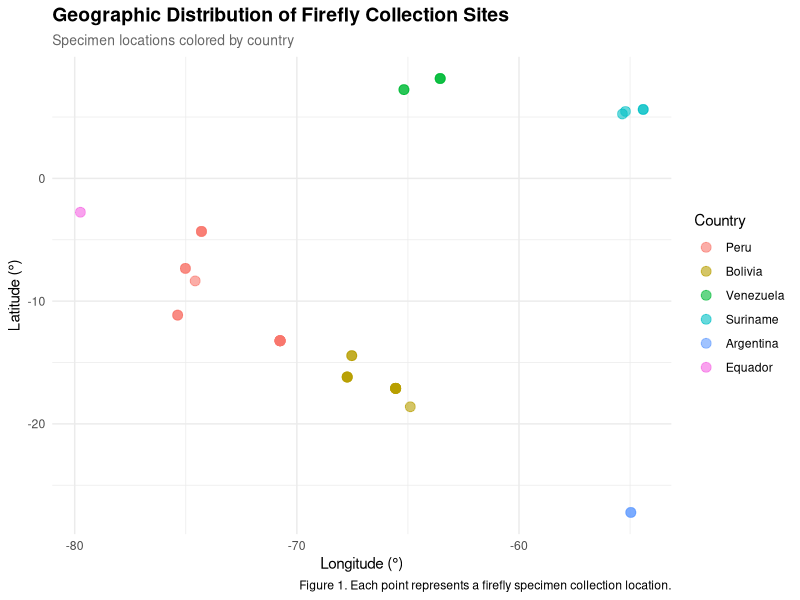
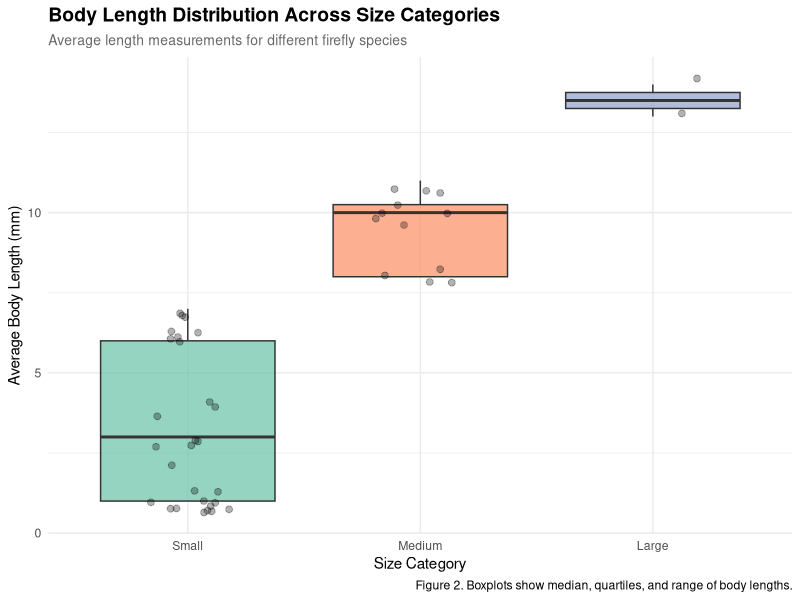

Source code (R) for these figures, in order:
## ---- chunk 1
knitr::opts_chunk$set(echo = FALSE, warning = FALSE, message = FALSE)
## ---- chunk 2
library(readxl)
library(tidyverse)
library(here)
library(dplyr)
library(ggplot2)
library(lubridate)
library(kableExtra)
## ---- chunk 3
#Read in the datasets
firefly <- read_xlsx(here("Firefly.xlsx"))
measurements <- read_xlsx(here("Measurments.xlsx"))
## ---- chunk 4
#Data cleaning and QA/QC
#Custom function to clean species names in case I messed it up when typing
clean_species_name <- function(name) {
#Remove extra whitespace and standardize capitalization
  name <- str_trim(name)
  name <- str_to_lower(name)
#Check if name is valid and not na
  if (nchar(name) < 2) {
    return(NA_character_)
  } else {
    return(name)
  }
}

#Clean the firefly dataset
firefly_clean <- firefly %>%
#First, replace cells with NA
  mutate(across(where(is.character), ~na_if(., ""))) %>%
#Remove columns with all values being NA these are for future work to be filled in later and are not needed here
  select(where(~!all(is.na(.)))) %>%
  mutate(
#Clean species names using the custom function we made above
    Species = map_chr(Species, clean_species_name),
#Parse dates as month-year, establishing anything that I might have put as nd (no date) as NA, creating a new column for original date so the data is removed, we just have a column that translates our dates or easier analysis later, for this analysis it will take our date/year and translate it to the first day of the month. Keep in mind the month it correlates to shows specimens collected any time that month
    Date_original = Date,
    Date = if_else(Date %in% c("N.D.", "ND", "N.D", "nd"), 
                   NA_character_, 
                   Date),
    Date = suppressWarnings(parse_date_time(Date, orders = c("my", "ym", "b Y", "B Y"), truncated = 2)),
#Clean up the coordinates and establish them as coords
    Lat = as.numeric(Lat),
    Long = as.numeric(Long)
  ) %>%
#Remove rows with NA
  filter(!is.na(Species), !is.na(Lat), !is.na(Long))

#Clean the measurements dataset
measurements_clean <- measurements %>%
  mutate(
    Species = map_chr(Species, clean_species_name),
    Average_length = as.numeric(Average_length),
    Average_width = as.numeric(Average_width)
  ) %>%
  filter(!is.na(Species))
## ---- chunk 5
#Subsetting rows and selecting columns
#create a subset with only the columns we will need for the analysis below
firefly_subset <- firefly_clean %>%
  select(Genus, Species, Country, Prov_depto_state, Location, Lat, Long, Date)

#subset the data to countries that have good data online, it should be everything we have but this is just a precaution to clean and parse the data even more
firefly_filtered <- firefly_subset %>%
  filter(!is.na(Country), !is.na(Date))
## ---- chunk 6
#Adding new columns
firefly_enhanced <- firefly_filtered %>%
  mutate(
#Extract year, month, and establish season from date provided in the data based on location. This might look strange to you living in North America but keep in mind the seasons in South America are different than our own
    Year = year(Date),
    Month = month(Date, label = TRUE),
    Season = case_when(
      Month %in% c("Dec", "Jan", "Feb") ~ "Summer",
      Month %in% c("Mar", "Apr", "May") ~ "Autumn",
      Month %in% c("Jun", "Jul", "Aug") ~ "Winter",
      Month %in% c("Sep", "Oct", "Nov") ~ "Spring"
    ),
#Create a column that has the scientific name in one cell instead of having them in two seperate columns
    Scientific_name = paste(Genus, Species),
#Calculate absolute latitude (distance from equator)
    Abs_lat = abs(Lat),
  )
## ---- chunk 7
#Joining both datasets together now
firefly_complete <- firefly_enhanced %>%
  left_join(measurements_clean, by = "Species") %>%
#Add body size category based on length establishing what each size category is so that R knows what we want
  mutate(
    Size_category = case_when(
      Average_length < 8 ~ "Small",
      Average_length >= 8 & Average_length < 12 ~ "Medium",
      Average_length >= 12 ~ "Large",
      TRUE ~ "Unknown"
    )
  )
## ---- chunk 8
#Creating factors and reordering factor levels
firefly_complete <- firefly_complete %>%
  mutate(
#Convert seasons to factor with in an order that makes sense to us humans because R will not care
    Season = factor(Season, levels = c("Spring", "Summer", "Autumn", "Winter")),
#Order the different size categories from small to big
    Size_category = factor(Size_category, 
                          levels = c("Small", "Medium", "Large", "Unknown")),
#Convert country to factor, ordered by frequency
    Country = fct_infreq(Country),
#Create a genus factor
    Genus = as.factor(Genus.x) 
  )
## ---- chunk 9
#Summarizing data by group this should not show up in the actual knitted file as that will be represented in the next chunk in code

#Summary by country
country_summary <- firefly_complete %>%
  group_by(Country) %>%
  summarise(
    N_specimens = n(),
    N_species = n_distinct(Species),
    Mean_latitude = mean(Lat, na.rm = TRUE),
    SD_latitude = sd(Lat, na.rm = TRUE),
    Date_range_years = paste(min(Year, na.rm = TRUE), 
                             max(Year, na.rm = TRUE), 
                             sep = " - ")
  ) %>%
  arrange(desc(N_specimens))
#Summary by species
species_summary <- firefly_complete %>%
  group_by(Scientific_name, Size_category) %>%
  summarise(
    N_records = n(),
    N_countries = n_distinct(Country),
    Mean_lat = mean(Lat, na.rm = TRUE),
    Mean_length = mean(Average_length, na.rm = TRUE),
    Mean_width = mean(Average_width, na.rm = TRUE),
    .groups = "drop"
  )
## ---- chunk 10
#For or while loop

#Calculate various metrics using a loop
metrics <- list()
categories <- c("Country", "Season", "Size_category")

for (i in seq_along(categories)) {
  cat_name <- categories[i]
  
#If statement (already used above, but additional here)
  if (cat_name %in% names(firefly_complete)) {
    metrics[[cat_name]] <- firefly_complete %>%
      group_by(across(all_of(cat_name))) %>%
      summarise(count = n(), .groups = "drop") %>%
      arrange(desc(count))
  }
}
## ---- chunk 11
#Using lists or nested data frames

#Create nested data frame by country
nested_by_country <- firefly_complete %>%
  group_by(Country) %>%
  nest() %>%
  mutate(
  #Calculate summary statistics for each country
    n_records = map_int(data, nrow),
    n_species = map_int(data, ~n_distinct(.x$Species)),
    lat_range = map(data, ~range(.x$Lat, na.rm = TRUE))
  )

#Create nested data frame by species
nested_by_species <- firefly_complete %>%
  group_by(Scientific_name) %>%
  nest() %>%
  mutate(
    geographic_range = map(data, ~{
      list(
        lat_range = range(.x$Lat, na.rm = TRUE),
        long_range = range(.x$Long, na.rm = TRUE),
        countries = unique(.x$Country)
      )
    })
  )
## ---- chunk 12
#TABLE: Country-level summary
country_table <- country_summary %>%
  head(10) %>%
  select(Country, N_specimens, N_species, Mean_latitude, Date_range_years) %>%
  mutate(Mean_latitude = round(Mean_latitude, 2))
## ---- chunk 13
kable(country_table, 
      col.names = c("Country", "Specimens", "Species", "Mean Latitude", "Collection Period"),
      align = c("l", "r", "r", "r", "l")) %>%
  kable_styling(bootstrap_options = c("striped", "hover", "condensed"),
                full_width = FALSE)
## ---- chunk 14
#FIGURE 1: Scatterplot of geographic distribution
ggplot(firefly_complete, aes(x = Long, y = Lat, color = Country)) +
  geom_point(alpha = 0.6, size = 3) +
  labs(
    title = "Geographic Distribution of Firefly Collection Sites",
    subtitle = "Specimen locations colored by country",
    x = "Longitude (°)",
    y = "Latitude (°)",
    color = "Country",
    caption = "Figure 1. Each point represents a firefly specimen collection location."
  ) +
  theme_minimal() +
  theme(
    legend.position = "right",
    plot.title = element_text(size = 14, face = "bold"),
    plot.subtitle = element_text(size = 10, color = "gray40")
  )
## ---- chunk 15
#FIGURE 2: Boxplot of body size by size category
firefly_with_size <- firefly_complete %>%
  filter(!is.na(Average_length), Size_category != "Unknown")

ggplot(firefly_with_size, aes(x = Size_category, y = Average_length, fill = Size_category)) +
  geom_boxplot(alpha = 0.7) +
  geom_jitter(width = 0.2, alpha = 0.3, size = 2) +
  labs(
    title = "Body Length Distribution Across Size Categories",
    subtitle = "Average length measurements for different firefly species",
    x = "Size Category",
    y = "Average Body Length (mm)",
    fill = "Size Category",
    caption = "Figure 2. Boxplots show median, quartiles, and range of body lengths."
  ) +
  theme_minimal() +
  theme(
    legend.position = "none",
    plot.title = element_text(size = 14, face = "bold"),
    plot.subtitle = element_text(size = 10, color = "gray40")
  ) +
  scale_fill_brewer(palette = "Set2")
## ---- chunk 16
#Document session information for reproducibility
sessionInfo()
